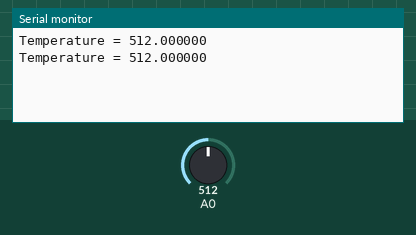
Bench run of a sketch on a simulated ESP8266 (NodeMCU). On the bench: the last lines printed to the serial monitor. The inputs (shaded band) are chosen by the test bench; at power-on: A0 = 512.

Above: at 2.8 s.
2.9 s: A0 set to 716
At 4.4 s:
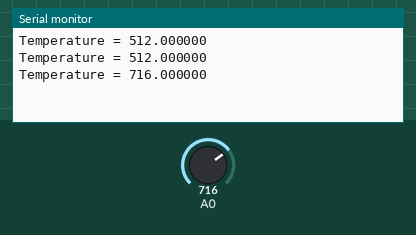
5.6 s: A0 set to 900
At 7.1 s:
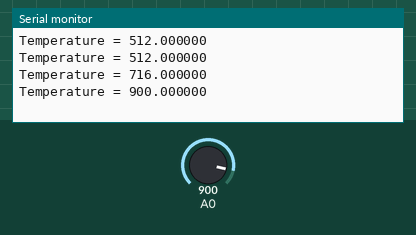
Timing chart, 0 to 8.6 s (numbered marks = the images above; inputs shaded):
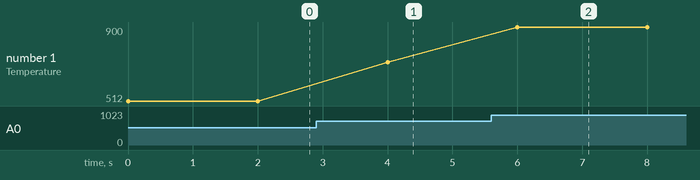

The sketch:

lm.ino
```cpp
void setup() {
  // put your setup code here, to run once:
  pinMode(A0, INPUT);
  Serial.begin(115200);
}

void loop() {
  // put your main code here, to run repeatedly:
  float temp = analogRead(A0);
  Serial.printf("Temperature = %f\n", temp);
  delay(2000);
}
```

Measured:
- after the input at 2.9 s, the serial monitor: prints a new line after 1.1 s (image 1)
- after the input at 5.6 s, the serial monitor: prints a new line after 0.40 s (image 2)
- plotted number 1: 512 → 716 after the input at 2.9 s, 716 → 900 after the input at 5.6 s
